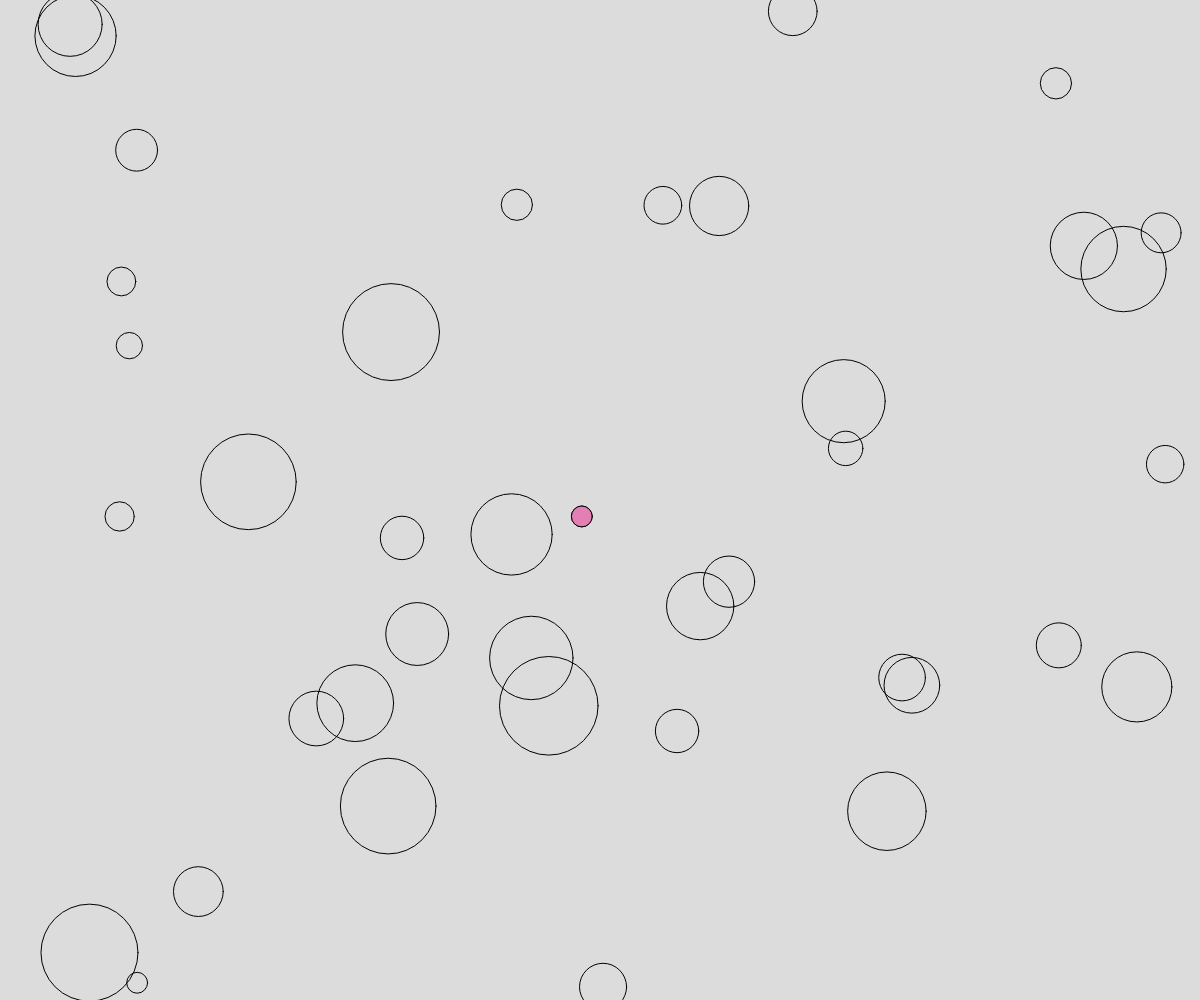
Frame 1 (no input)
Frame 60 (no input): identical to frame 1, image omitted
Frame 120 (the mouse pressed at the canvas centre since frame 60): identical to frame 1, image omitted

The p5.js sketch that drew this single still picture (run headless with seeded random() and noise() and a simulated clock; from frame 60 on, the mouse is pressed at the canvas centre):

// p5.js sketch
// ── sketch.js
// Locate Smallest Circle
// Eliz Vo
// October 1, 2025

let NUM_CIRCLES = 40;
let seed;

function setup() {
  createCanvas(windowWidth, windowHeight);
  //drawCircles();
  seed = random(0, 100);
}

function draw() {
  randomSeed(seed);
  background(220);
  drawCircles();
}

function drawCircles(){
  // Draw some random circles 
  noFill();
  let smallestDiameter = Infinity;
  let smallestX;
  let smallestY;
  for(let i = 0; i < NUM_CIRCLES; i++){
    let x = random(0, width);
    let y = random(0, height);
    let d = random (20, 100);

    if( d < smallestDiameter){
      smallestDiameter = d;
      smallestX = x;
      smallestY = y;
    }
    circle(x,y,d);
  }

  fill(228, 127, 181);
  circle(smallestX, smallestY, smallestDiameter);
}
